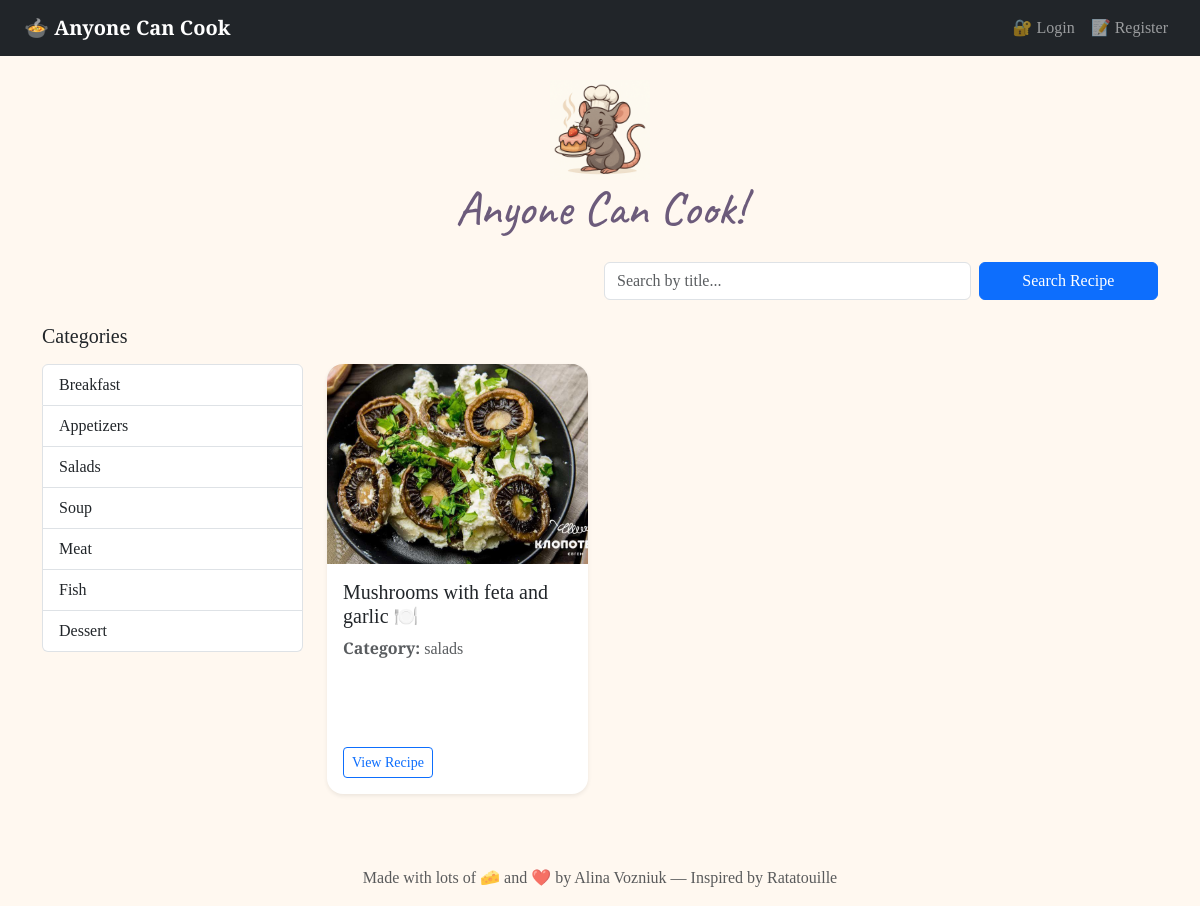
Before: /?category=salads with the older database file.
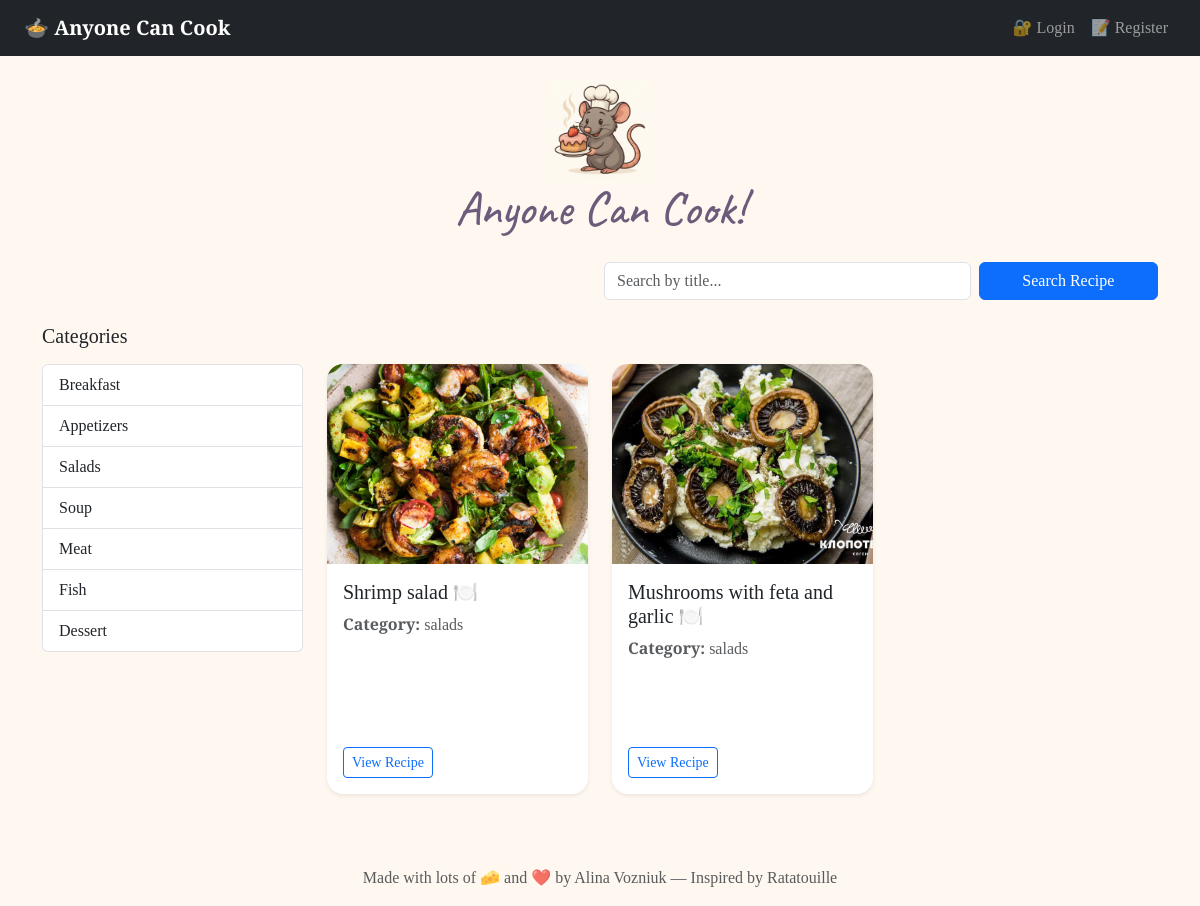
After: the same page with the newer database file.
### app.py (models this page shows)
class Recipe(db.Model):
    id = db.Column(db.Integer, primary_key=True)
    title = db.Column(db.String(150), nullable=False)
    category = db.Column(db.String(50), nullable=False)
    ingredients = db.Column(db.Text, nullable=False)
    process = db.Column(db.Text, nullable=False)
    image = db.Column(db.String(150))
    source = db.Column(db.String(250), nullable=True)
    date = db.Column(db.DateTime, default=datetime.utcnow)
    votes_interesting = db.Column(db.Integer, default=0)
    votes_mindblowing = db.Column(db.Integer, default=0)
    votes_false = db.Column(db.Integer, default=0)
    user_id = db.Column(db.Integer, db.ForeignKey('user.id'))

### app.py (the view)
@app.route('/', methods=['GET'])
def index():
    category = request.args.get('category')
    search = request.args.get('search')
    query = Recipe.query
    if category and category != 'all':
        query = query.filter_by(category=category)
    if search:
        query = query.filter(Recipe.title.contains(search))
    recipes = query.order_by(Recipe.id.desc()).all()
    return render_template('index.html', recipes=recipes, selected_category=category)

### templates/index.html (shortened to what this page needs)
{% extends 'base.html' %}
{% block content %}
<form method="GET" class="row justify-content-end g-2 mb-4">
  <div class="col-md-4">
    <input type="text" class="form-control" name="search" placeholder="Search by title..." value="{{ request.args.get('search', '') }}">
  </div>
  <div class="col-md-2">
    <button type="submit" class="btn btn-primary w-100">Search Recipe</button>
  </div>
</form>
<div class="row">
  <div class="col-md-3 mb-4">
    <h5 class="mb-3">Categories</h5>
    <ul class="list-group">
      {% set categories = ['breakfast', 'appetizers', 'salads', 'soup', 'meat', 'fish', 'dessert'] %}
      {% for cat in categories %}
      <li class="list-group-item d-flex justify-content-between align-items-center">
        <a href="{{ url_for('index', category=cat) }}" class="text-decoration-none text-dark">
          {{ cat.capitalize() }}
        </a>
      </li>
      {% endfor %}
    </ul>
  </div>
  <div class="col-md-9" style="margin-top:40px;">
    <div class="row">
      {% for recipe in recipes %}
      <div class="col-md-6 col-lg-4 mb-4">
        <div class="card h-100 shadow-sm border-0" style="border-radius: 1rem; min-height: 430px;">
          {% if recipe.image %}
          <img src="{{ url_for('static', filename='uploads/' + recipe.image) }}" class="card-img-top rounded-top" style="height: 200px; object-fit: cover;">
          {% endif %}
          <div class="card-body d-flex flex-column">
            <h5 class="card-title">
              <a href="{{ url_for('recipe_detail', recipe_id=recipe.id) }}" class="text-decoration-none text-dark">
                {{ recipe.title }} 🍽️
              </a>
            </h5>
            <p class="text-muted"><strong>Category:</strong> {{ recipe.category }}</p>
            <div class="mt-auto">
              <a href="{{ url_for('recipe_detail', recipe_id=recipe.id) }}" class="btn btn-outline-primary btn-sm">View Recipe</a>
            </div>
          </div>
        </div>
      </div>
      {% endfor %}
    </div>
  </div>
</div>
{% endblock %}

Changed rows visible on the page:
added Recipe: image (picture), title "Shrimp salad", category "salads"
